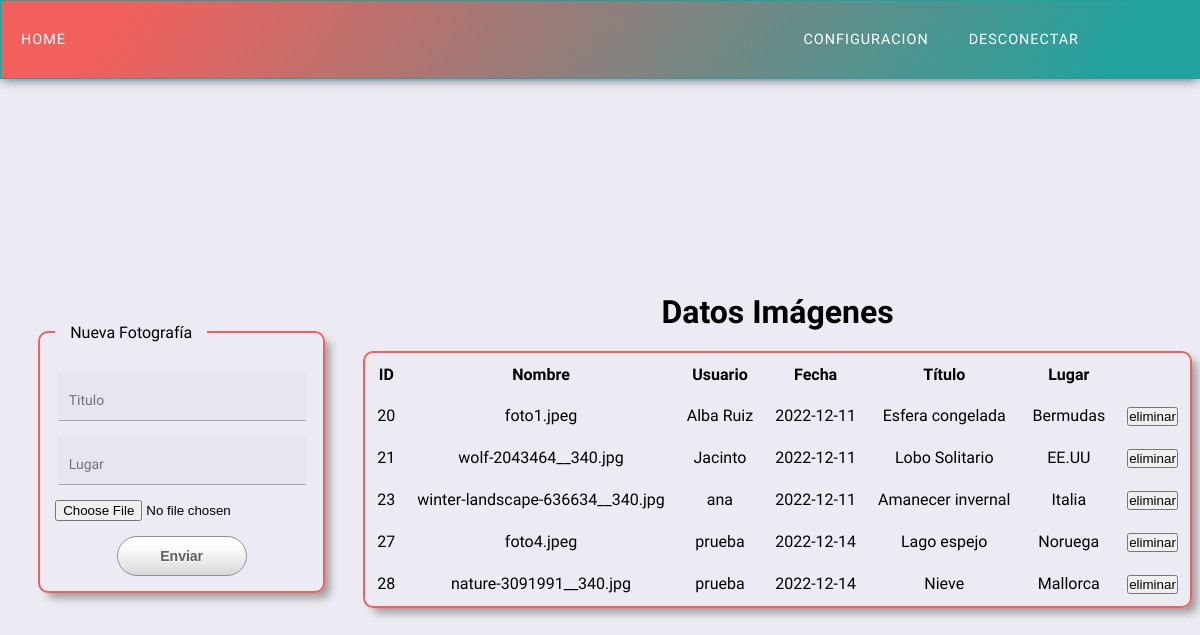
Screenshot of /index.php?controlador=galeria&action=imagenes (signed in) with the database file from the repository.
### tables this page shows
CREATE TABLE `imagenes` (
  `id` int(11) NOT NULL,
  `nombre_imagen` varchar(50) NOT NULL,
  `usuario` varchar(20) NOT NULL,
  `fecha` date NOT NULL,
  `titulo` varchar(50) NOT NULL,
  `lugar` varchar(50) NOT NULL
);

### view/imagenes_view.php (called while the page is built)
<?php
require_once("menu_view.php");
require_once("formularioImagenes_view.php");
require_once("tablaImagenes_view.php");
?>

### controller/galeria_controller.php (called while the page is built, shortened)
<?php
require_once("model/galeria_model.php");
function imagenes(){
    $galeria= new Galeria_model();
    $array_imagenes= $galeria->get_imagenes();
    require_once("view/imagenes_view.php");
}
?>

### model/conectar.php (called while the page is built)
<?php
class Conectar{
    public static function conexion(){
        try{
            $conexion = new mysqli("127.0.0.1:33065","root","","practica");
        }catch(Exception $e){
            die('Error:'.$e->getMessage());
        }
        return $conexion;
    }
}
?>

### model/galeria_model.php (called while the page is built, shortened)
<?php
class Galeria_model{
    private $db;
    private $imagenes;
    public function __construct(){
        require_once("model/conectar.php");
        $this->db= Conectar::conexion();
        $this->imagenes= array();
    }
    public function get_imagenes(){
        $sql = "SELECT * FROM imagenes";
        $consulta= $this->db->query($sql);
        while($registro= $consulta->fetch_assoc()){
            $this->imagenes[] = $registro;
        }
        return $this->imagenes;
    }
}
?>

### view/tablaImagenes_view.php (the view)
<div class="tabla">
    <h1>Datos Imágenes</h1>
    <table>
        <tr>
            <th>ID</th>
            <th>Nombre</th>
            <th>Usuario</th>
            <th>Fecha</th>
            <th>Título</th>
            <th>Lugar</th>
        </tr>
        <?php
        foreach ($array_imagenes as $value) {
            if (is_array($value)) {
                echo "<tr>";
                foreach ($value as $key => $value2) {
                    echo "<td>" . $value2 . "</td>";
                }
                echo '<td><form action="" method="POST">
                    <input type="text" name="borrar_imagen" value="' . $value["nombre_imagen"] . '" hidden />
                      <input type="submit" name="eliminar" id="eliminar" value="eliminar" />
                    </form></td>';
            }
        }
        ?>
    </table>
</div>

### css/styles.css (style rules this page uses)
:root { --colorClaro1: #F25F5C; --colorClaro2: #20A39E; --colorOscuro1: #67697C; --colorNegro: #010400; --colorMain: #ECEBF3; }
*, *:before, *:after { -webkit-box-sizing: border-box; -moz-box-sizing: border-box; box-sizing: border-box; padding: 0; margin: 0; }
body { background-color: var(--colorMain); font-family: 'Prompt', sans-serif; }
table { -webkit-box-shadow: 7px 7px 9px -2px rgba(155,155,155,0.99); box-shadow: 7px 7px 9px -2px rgba(155,155,155,0.99); border: solid 2.5px var(--colorClaro1); border-radius: 10px; }
th,td { padding: 10px; text-align: center; }
.tabla h1 { text-align: center; margin-bottom: 20px; }

### rows the page displays
imagenes: id "20", nombre_imagen "foto1.jpeg", usuario "Alba Ruiz", fecha "2022-12-11", titulo "Esfera congelada", lugar "Bermudas"
imagenes: id "21", nombre_imagen "wolf-2043464__340.jpg", usuario "Jacinto", fecha "2022-12-11", titulo "Lobo Solitario", lugar "EE.UU"
imagenes: id "23", nombre_imagen "winter-landscape-636634__340.jpg", usuario "ana", fecha "2022-12-11", titulo "Amanecer invernal", lugar "Italia"
imagenes: id "27", nombre_imagen "foto4.jpeg", usuario "prueba", fecha "2022-12-14", titulo "Lago espejo", lugar "Noruega"
imagenes: id "28", nombre_imagen "nature-3091991__340.jpg", usuario "prueba", fecha "2022-12-14", titulo "Nieve", lugar "Mallorca"
